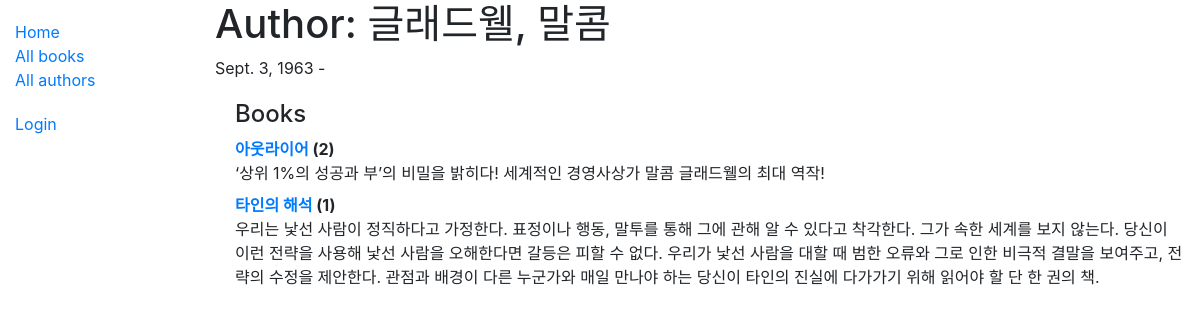
The app's page /catalog/author/1 with its own data.
### catalog/models.py (models this page shows, shortened)
class Author(models.Model):
    first_name = models.CharField(max_length=100)
    last_name = models.CharField(max_length=100)
    date_of_birth = models.DateField(null=True, blank=True)
    date_of_death = models.DateField("Died", null=True, blank=True)
    class Meta:
        ordering = ["last_name", "first_name"]
    def __str__(self):
        return f"{self.last_name}, {self.first_name}"

class Book(models.Model):
    title = models.CharField(max_length=200)
    author = models.ForeignKey("Author", on_delete=models.SET_NULL, null=True)
    summary = models.TextField(
        max_length=300, help_text="Enter a brief description of the book"
    )
    isbn = models.CharField(
        "ISBN",
        max_length=13,
        help_text="13 Character <a href='https://www.isbn-international.org/content/what-isbn'>ISBN number</a>",
    )
    genre = models.ManyToManyField(Genre, help_text="Select a genre for this book")
    language = models.ForeignKey("language", on_delete=models.SET_NULL, null=True)
    def __str__(self):
        return self.title
    def display_genre(self):
        """Create A string for the Genre. This is required to display genre in Admin"""
        return ", ".join(genre.name for genre in self.genre.all()[:3])
    display_genre.short_description = "Genre"

### catalog/views.py (the view)
# urls.py: path("author/<int:pk>", views.AuthorDetailView.as_view(), name="author-detail"),
class AuthorDetailView(generic.DetailView):
    model = Author

### catalog/templates/catalog/author_detail.html
{% extends "base_generic.html" %}
{% block content %}
<h1>Author: {{ author }} </h1>
<p>{{author.date_of_birth}} - {% if author.date_of_death %}{{author.date_of_death}}{% endif %}</p>
<div style="margin-left:20px;margin-top:20px">
<h4>Books</h4>
<dl>
{% for book in author.book_set.all %}
  <dt><a href="{% url 'book-detail' book.pk %}">{{book}}</a> ({{book.bookinstance_set.all.count}})</dt>
  <dd>{{book.summary}}</dd>
{% endfor %}
</dl>
</div>
{% endblock %}

### records on screen
Author: last_name+first_name "글래드웰, 말콤", date_of_birth "Sept. 3, 1963"
Book: title "아웃라이어", bookinstance_set.all.count "2", summary "‘상위 1%의 성공과 부’의 비밀을 밝히다! 세계적인 경영사상가 말콤 글래드웰의 최대 역작!"
Book: title "타인의 해석", bookinstance_set.all.count "1", summary "우리는 낯선 사람이 정직하다고 가정한다. 표정이나 행동, 말투를 통해 그에 관해 알 수 있다고 착각한다. 그가 속한 세계를 보지 않는다. 당신이 이런 전략을 사용해 낯선 사람을 오해한다면 갈등은 피할 수 없다. 우리가 낯선 사람을 대할 때 범한 오류와 그로 인한 비극적 결말을 보여주고, 전략의 수정을 제안한다. 관점과 배경이 다른 누군가와 매일 만나야 하는 당신이 타인의 진실에 다가가기 위해 읽어야 할 단 한 권의 책."
